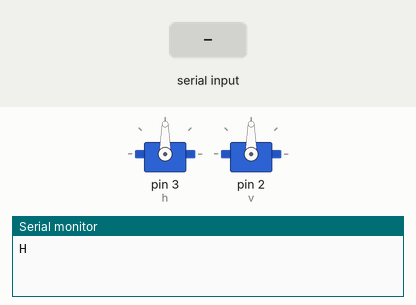
Recording of a sketch running on a simulated Arduino Uno, built with avr-gcc and run on an emulated ATmega328P. Shown: 2 × servo, the last lines printed to the serial monitor. Inputs (shaded band) come from the test bench.

Above: at 1.2 s.
1.3 s: "90,45\n" received over Serial
4.3 s: "30,150\n" received over Serial
At 6.9 s:
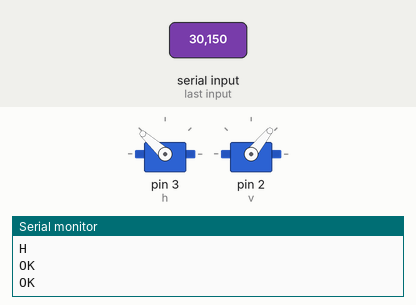
7.3 s: "1,90\n" received over Serial
At 9.1 s:
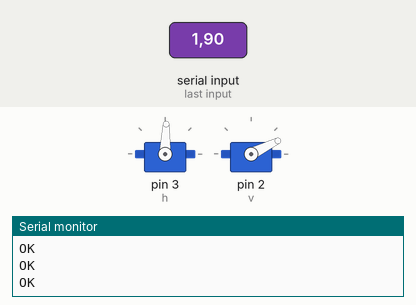
9.8 s: "90,45\n" received over Serial
At 12.0 s:
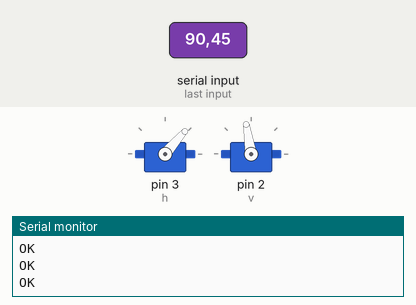
Timing chart, 0 to 13.5 s (numbered marks = the images above; inputs shaded):
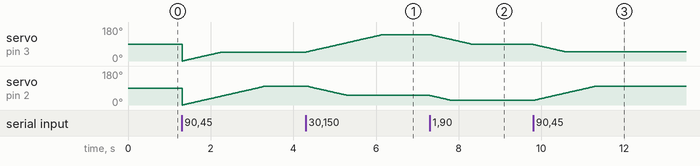

Measured:
- after the input at 4.3 s, servo on pin 3 (h): moves from 47° to 138° over 1.8 s, starting at once
- after the input at 7.3 s, servo on pin 2 (v): moves from 51° to 26° over 0.48 s, starting at once
- after the input at 9.8 s, servo on pin 3 (h): moves from 88° to 49° over 0.77 s, starting at once

The sketch:

mini.ino
```cpp
#include <Servo.h>

Servo h;
Servo v;


int hpos = 0;
int vpos = 0;

void setup() {
  h.attach(3);
  v.attach(2);
  Serial.begin(9600);
  while (!Serial) {
  }
  Serial.println('H');
}

void loop() {


  while (Serial.available() > 0) {

    int nvpos = Serial.parseInt();

    int nhpos = Serial.parseInt();

    nvpos = map(nvpos,0, 90, 25, 100);

    nhpos = map(nhpos,0, 180, 10, 165);

    if (Serial.read() == '\n') {

      while((!(vpos==nvpos))||(!(hpos==nhpos))){

        if((nvpos>vpos)&&(vpos!=nvpos)){
          v.write(vpos);
          vpos++;
        }
        if((nvpos<vpos)&&(vpos!=nvpos)){
          v.write(vpos);
          vpos--;
        }
         if((nhpos>hpos)&&(hpos!=nhpos)){
          h.write(hpos);
          hpos++;
        }
        if((nhpos<hpos)&&(hpos!=nhpos)){
          h.write(hpos);
          hpos--;
        }
        delay(20);
      }

      Serial.println("OK");
    }
  }
}
```
